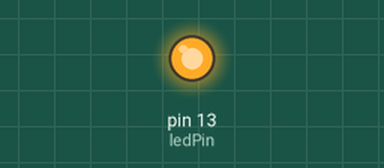
Simulated run of this sketch. Board: Arduino Uno, built with avr-gcc and run on an emulated ATmega328P. On the bench: output pins drawn as LEDs (lit = HIGH).

Above: at 0.2 s.
At 16.5 s:
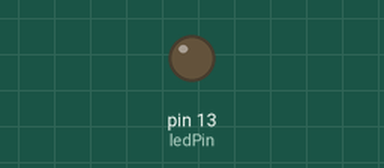
Timing chart, 0 to 22.8 s (numbered marks = the images above):
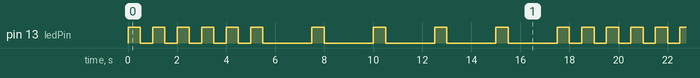

The sketch:

slow-fast-blink.ino
```cpp
int ledPin = 13;
int pinHighTime = 500;

void setup() {
  pinMode(ledPin, OUTPUT);
}

void loop() {
  blinkNTimes(5, 500);
  blinkNTimes(5, 2000);
}

void blinkNTimes(int n, int interval) {
  for (int i = 0; i < n; i++) {
    blink(interval);
  }
}

void blink(int interval) {
  digitalWrite(ledPin, HIGH);
  delay(pinHighTime);
  digitalWrite(ledPin, LOW);
  delay(interval);
}
```

Measured:
- by itself, pin 13 (ledPin): repeats every 17.5 s: 5 × (LOW 0.50 s, HIGH 0.50 s), 5 × (LOW 2.0 s, HIGH 0.50 s)
- by itself, everything shown: repeats every 17.5 s, in 20 steps
